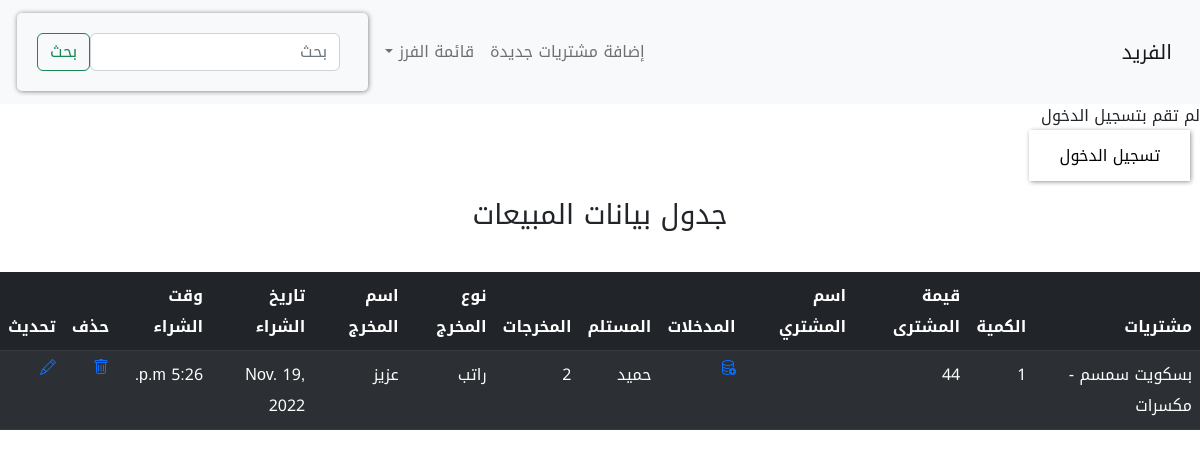
The app's page /, older data.
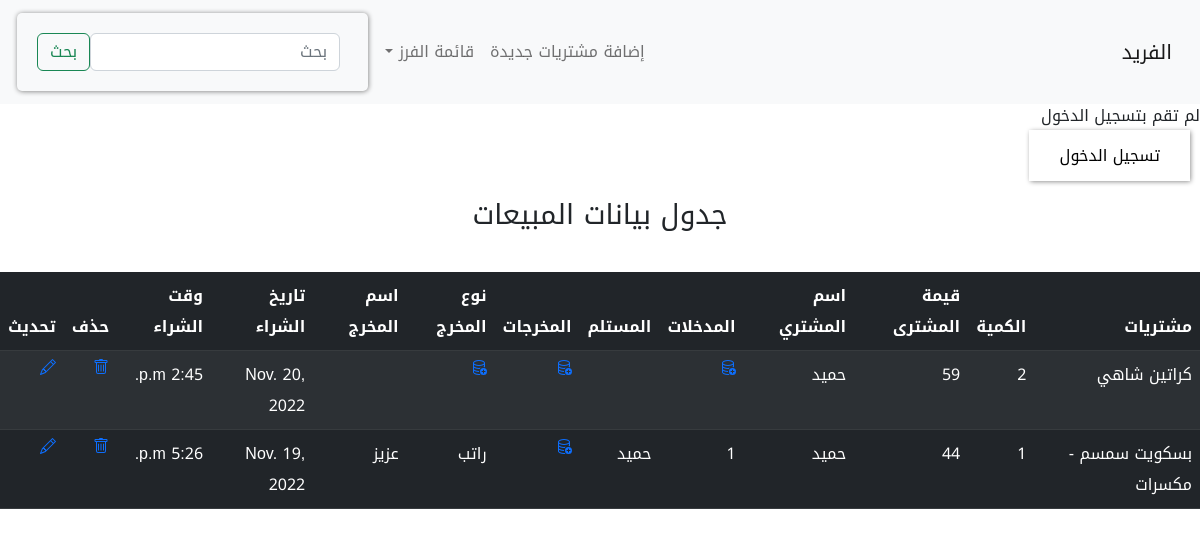
The same page, newer data.
### alfreed/models.py (models this page shows, shortened)
class Sales(models.Model):
    worker = models.ManyToManyField(Workers, blank=True)
    products = models.CharField(
        max_length=150, null=True, blank=True, default='لا يوجد')
    quantity = models.PositiveIntegerField(default=0)
    paid = models.PositiveIntegerField(default=0)
    date_created = models.DateTimeField(null=True, blank=True)
    created = models.DateTimeField(auto_now_add=True)
    income = models.PositiveIntegerField(default=0)
    receipiant = models.ManyToManyField(Workers, related_name='receipiant')
    outcome = models.PositiveIntegerField(default=0)
    type = models.CharField(max_length=50, null=True, blank=True)
    person = models.ManyToManyField(Workers, related_name='person')
    class Meta:
        ordering = ['-created']

class Workers(models.Model):
    name = models.CharField(max_length=50)
    def __str__(self):
        return str(self.name)

### alfreed/views.py (the view)
# urls.py: path('', views.index, name='index'),
def index(request):
    q = request.GET.get('q') if request.GET.get('q') != None else ''
    products = Sales.objects.filter(
        Q(worker__name__icontains=q)|
        Q(products__icontains=q)|
        Q(type__icontains=q)|
        Q(receipiant__name__icontains=q)|
        Q(person__name__icontains=q)|
        Q(quantity__icontains=q)|
        Q(paid__icontains=q)|
        Q(date_created__icontains=q)|
        Q(income__icontains=q)|
        Q(outcome__icontains=q)|
        Q(created__icontains=q)
        )
    worker_sum = Sales.objects.filter()
    p = Sales.objects.filter(products=q)
    workers = Workers.objects.all()
    return render(request, 'alfreed/index.html', {
        'products': products,
        'workers':workers,
        'prod':p
    })

### alfreed/templates/alfreed/index.html (shortened to what this page needs)
{% extends 'main.html' %}
{% block content %}
{% if request.user.is_authenticated %}
    <p> اهلا {{request.user.username}}</p>
    <p><a class="log" href="{% url 'logout' %}">تسجيل الخروج</a></p>
    {% else %}
    <p>لم تقم بتسجيل الدخول</p>
    <p><a class="log" href="{% url 'login' %}">تسجيل الدخول</a></p>
    {% endif %}
    <table class="table table-dark table-striped">
        <h3>
            جدول بيانات المبيعات
        </h3>
    <thead>
        <tr>
           <th>مشتريات</th>
           <th>الكمية</th>
           <th>قيمة المشترى</th>
           <th>اسم المشتري</th>
           <th>المدخلات</th>
           <th>المستلم</th>
           <th>المخرجات</th>
           <th>نوع المخرج</th>
           <th>اسم المخرج</th>
            <th>تاريخ الشراء</th>
            <th>وقت الشراء</th>
            <th>حذف</th>
            <th>تحديث</th>
        </tr>
    </thead>
    <tbody>
        {% for product in products  %}
        <tr>
            <td>
                {{product.products}}
            </td>
            <td>
                {{product.quantity}}
            </td>
            <td>
                {{product.paid}}
            </td>
            <td>
             {% for buyer in product.worker.all %}
                {{buyer}}
             {% endfor %}
            </td>
            <td>
                {% if not product.income %}
    <p><a href="{% url 'update_income' product.pk %} "> </a>
      {% else %}
      {{product.income}}
    {% endif %}
            </td>
            <td>
                {% for worker in product.receipiant.all %}
                   {{worker}}
                {% endfor %}
            </td>
            <td>
                {% if not product.outcome %}
    <p><a href="{% url 'update_outcome' product.pk %} ">  </a>
    {% else %}
    {{product.outcome}}
        {% endif %}
            </td>
            <td>
                {% if not product.type %}
    <p><a href="{% url 'update_outcome' product.pk %} ">  </a>
    {% else %}
            {{product.type}}
            {% endif %}
            </td>
            <td>
                {% for outcomer in product.person.all  %}
                {{ outcomer }}
                {% endfor %}
            </td>
            <td>
                {{product.date_created|date}}
            </td>
            <td>
                {{product.date_created|time}}
            </td>
            <td>
                <a href="{% url 'delete' product.id %}"></i></a>
            </td>
            <td>
                <a href="{% url 'update' product.id %}">  </a>
            </td>
            {% endfor %}
        </tr>
    </tbody>
</table>
{% endblock content %}

### templates/main.html (shortened to what this page needs)
<html dir="rtl" lang="ar">
  {% load static %}
  <head>
    <link
      href="https://cdn.jsdelivr.net/npm/bootstrap@5.2.3/dist/css/bootstrap.min.css"
      rel="stylesheet"
    />
    <link rel="stylesheet" href="{% static 'styles.css' %}" />
  </head>
  <body>
    {% include 'navbar.html' %} {% block content %} {% endblock content %}
  </body>
</html>

### templates/navbar.html (shortened to what this page needs)
<nav class="navbar navbar-expand-lg bg-light">
  <div class="container-fluid">
    <a class="navbar-brand" href="{% url 'index' %}">الفريد</a>
    <div class="collapse navbar-collapse" id="navbarSupportedContent">
      <ul class="navbar-nav me-auto mb-2 mb-lg-0">
        <li class="nav-item">
          <a class="nav-link active" aria-current="page" href="#"></a>
        </li>
        <li class="nav-item">
          <a class="nav-link" href="{% url 'sales' %}"> إضافة مشتريات جديدة</a>
        </li>
        <li class="nav-item dropdown">
          <a
            class="nav-link dropdown-toggle"
            href="#"
            role="button"
            data-bs-toggle="dropdown"
            aria-expanded="false"
          >
            قائمة الفرز
          </a>
        </li>
      </ul>
      <br />
      <form method="GET" action="{% url 'index' %}" class="d-flex" role="search">
        <input
          class="form-control me-2"
          type="search"
          placeholder="بحث"
          aria-label="Search"
          name="q"
        />
        <button class="btn btn-outline-success" type="submit" >بحث</button>
      </form>
    </div>
  </div>
</nav>

### static/styles.css (style rules this page uses)
body { font-family: 'Noto Kufi Arabic', sans-serif; }
form { color:rgb(1, 22, 40); border-radius: 5px; box-shadow: .4px .4px 5px gray; margin: 5px; padding: 20px; font-size: 16px; font-weight: bold; }
h3 { text-align: center; margin-bottom: 40px; margin-top: 30px; }

### alfreed/templates/alfreed/index.html (style rules this page uses)
.log { text-decoration: none; padding: 10px 30px; margin: 10px; box-shadow: .5px .5px 5px gray; color: #000; }

Row changes from the older to the newer data that the page shows:
added Sales: products "كراتين شاهي", quantity "2", paid "59", income 0 (drawn), outcome 0 (drawn), date_created "Nov. 20, 2022", date_created "2:45 p.m.", Workers (name "حميد")
changed Sales "بسكويت سمسم - مكسرات": gains Workers (name "حميد"); income (not shown) → "1"; outcome "2" → (not shown)
